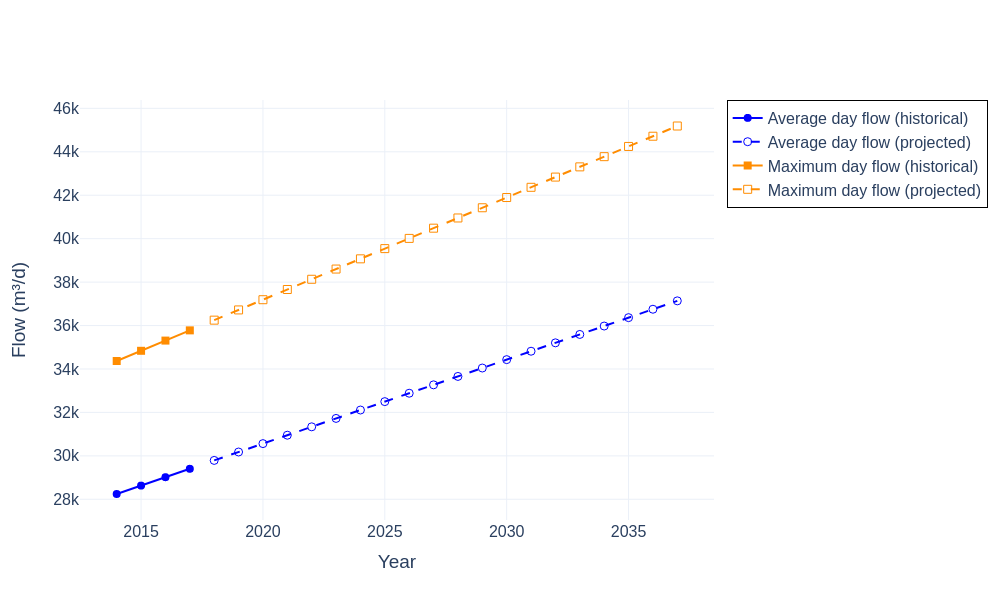

Write the Python code that produced this figure.
# filename: flow_historical_projected_avg_max.py
import pandas as pd
import plotly.graph_objects as go

# Load population projection data
pop_proj_file = "population_historical_projected.csv"
df_pop_proj = pd.read_csv(pop_proj_file)

# Load per capita historical averages
per_capita_avg_file = "per_capita_historical_averages.csv"
df_per_capita_avg = pd.read_csv(per_capita_avg_file)

# Extract per capita average and max day flow (L/person/day)
Q_avg_pc_L_p_d = float(df_per_capita_avg.loc[df_per_capita_avg["Parameter"] == "Average annual daily flow per capita", "Value"])
Q_max_pc_L_p_d = float(df_per_capita_avg.loc[df_per_capita_avg["Parameter"] == "Maximum day flow per capita", "Value"])

# Calculate average and max day flow (m3/d) using projected population
df_pop_proj["Average_day_flow_m3_d"] = df_pop_proj["Population_projected"] * Q_avg_pc_L_p_d / 1000.0
df_pop_proj["Maximum_day_flow_m3_d"] = df_pop_proj["Population_projected"] * Q_max_pc_L_p_d / 1000.0

# Separate historical and projected years
historical_years = range(2014, 2018)
df_pop_proj["Is_historical"] = df_pop_proj["Year"].isin(historical_years)

# Create figure
fig = go.Figure()

# Average day flow traces
fig.add_trace(go.Scatter(
    x=df_pop_proj[df_pop_proj["Is_historical"]]["Year"],
    y=df_pop_proj[df_pop_proj["Is_historical"]]["Average_day_flow_m3_d"],
    mode="lines+markers",
    name="Average day flow (historical)",
    line=dict(color="blue", width=2, dash="solid"),
    marker=dict(symbol="circle", size=8)
))
fig.add_trace(go.Scatter(
    x=df_pop_proj[~df_pop_proj["Is_historical"]]["Year"],
    y=df_pop_proj[~df_pop_proj["Is_historical"]]["Average_day_flow_m3_d"],
    mode="lines+markers",
    name="Average day flow (projected)",
    line=dict(color="blue", width=2, dash="dash"),
    marker=dict(symbol="circle-open", size=8)
))

# Maximum day flow traces
fig.add_trace(go.Scatter(
    x=df_pop_proj[df_pop_proj["Is_historical"]]["Year"],
    y=df_pop_proj[df_pop_proj["Is_historical"]]["Maximum_day_flow_m3_d"],
    mode="lines+markers",
    name="Maximum day flow (historical)",
    line=dict(color="darkorange", width=2, dash="solid"),
    marker=dict(symbol="square", size=8)
))
fig.add_trace(go.Scatter(
    x=df_pop_proj[~df_pop_proj["Is_historical"]]["Year"],
    y=df_pop_proj[~df_pop_proj["Is_historical"]]["Maximum_day_flow_m3_d"],
    mode="lines+markers",
    name="Maximum day flow (projected)",
    line=dict(color="darkorange", width=2, dash="dash"),
    marker=dict(symbol="square-open", size=8)
))

# Update layout
fig.update_layout(
    xaxis_title="Year",
    yaxis_title="Flow (m³/d)",
    yaxis=dict(showgrid=True, zeroline=False),
    font=dict(size=16),
    template="plotly_white",
    legend=dict(
        bordercolor="black",
        borderwidth=1,
        bgcolor="white"
    )
)

# Save outputs
base_filename = "flow_historical_projected_avg_max"
csv_filename = base_filename + ".csv"
html_filename = base_filename + ".html"
png_filename = base_filename + ".png"

# Save CSV with required columns
df_pop_proj[["Year", "Population_projected", "Average_day_flow_m3_d", "Maximum_day_flow_m3_d"]].to_csv(csv_filename, index=False)

# Save plotly outputs
fig.write_html(html_filename, include_plotlyjs='cdn', full_html=True)
fig.write_image(png_filename, width=1000, height=600)

# Print filenames to terminal
print(base_filename + ".py")
print(csv_filename)
print(html_filename)
print(png_filename)
